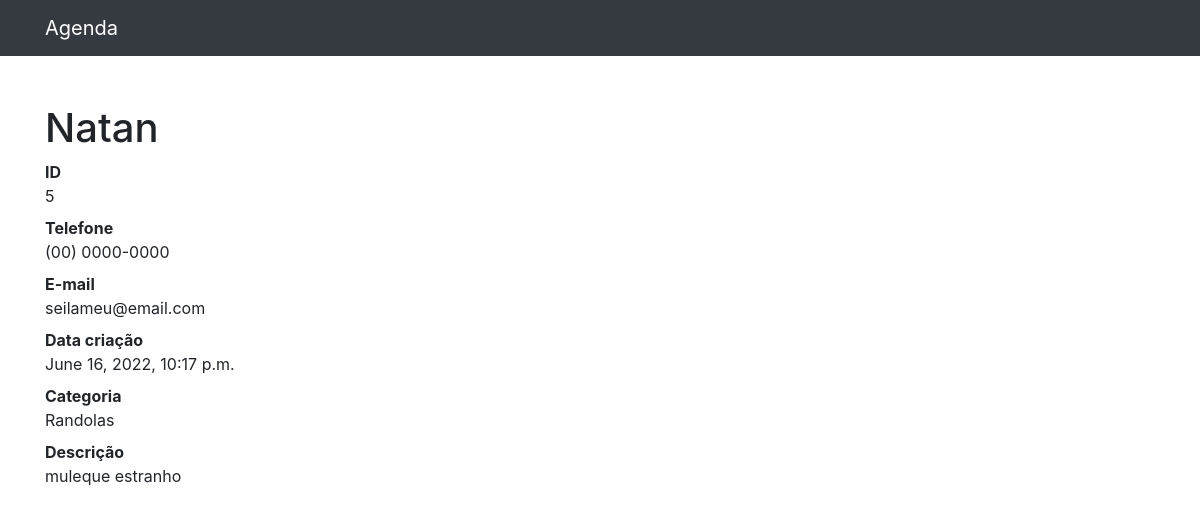
The page /5 on the database its author committed.
### contatos/models.py (models this page shows, shortened)
class Contato(models.Model):
    nome = models.CharField(max_length=250)
    sobrenome = models.CharField(max_length=250,blank=True)
    telefone = models.CharField(max_length=250)
    email =  models.CharField(max_length=250,blank=True)
    data_criacao = models.DateTimeField(default=timezone.now)
    descricao = models.TextField(blank=True)
    categoria = models.ForeignKey(Categoria, on_delete=models.DO_NOTHING)

class  Categoria(models.Model):
    nome = models.CharField(max_length=250)
    def __str__(self):
        return self.nome

### contatos/views.py (the view)
# urls.py: path('<int:contato_id>',views.ver_contato,name='ver_contato'), # aqui e um novo endpoint
def ver_contato(request, contato_id):
    contato = Contato.objects.get(id=contato_id)
    return render(request,'contatos/ver_contato.html',{
        'contato': contato
    })

### contatos/templates/contatos/ver_contato.html
{% extends 'base.html' %}
{% block conteudo %}
<h1 class="mt-5">{{ contato.nome }}</h1>
<dl>
  <dt>ID</dt>
  <dd>{{ contato.id }}</dd>
  <dt>Telefone</dt>
  <dd>{{ contato.telefone }}</dd>
  <dt>E-mail</dt>
  <dd>{{ contato.email }}</dd>
  <dt>Data criação</dt>
  <dd>{{ contato.data_criacao }}</dd>
  <dt>Categoria</dt>
  <dd>{{ contato.categoria }}</dd>
  <dt>Descrição</dt>
  <dd>{{ contato.descricao }}</dd>
</dl>
{% endblock conteudo %}

### rows shown on the page
Contato: nome "Natan", id "5", telefone "(00) 0000-0000", email "seilameu@email.com", data_criacao "June 16, 2022, 10:17 p.m.", categoria "Randolas", descricao "muleque estranho"
